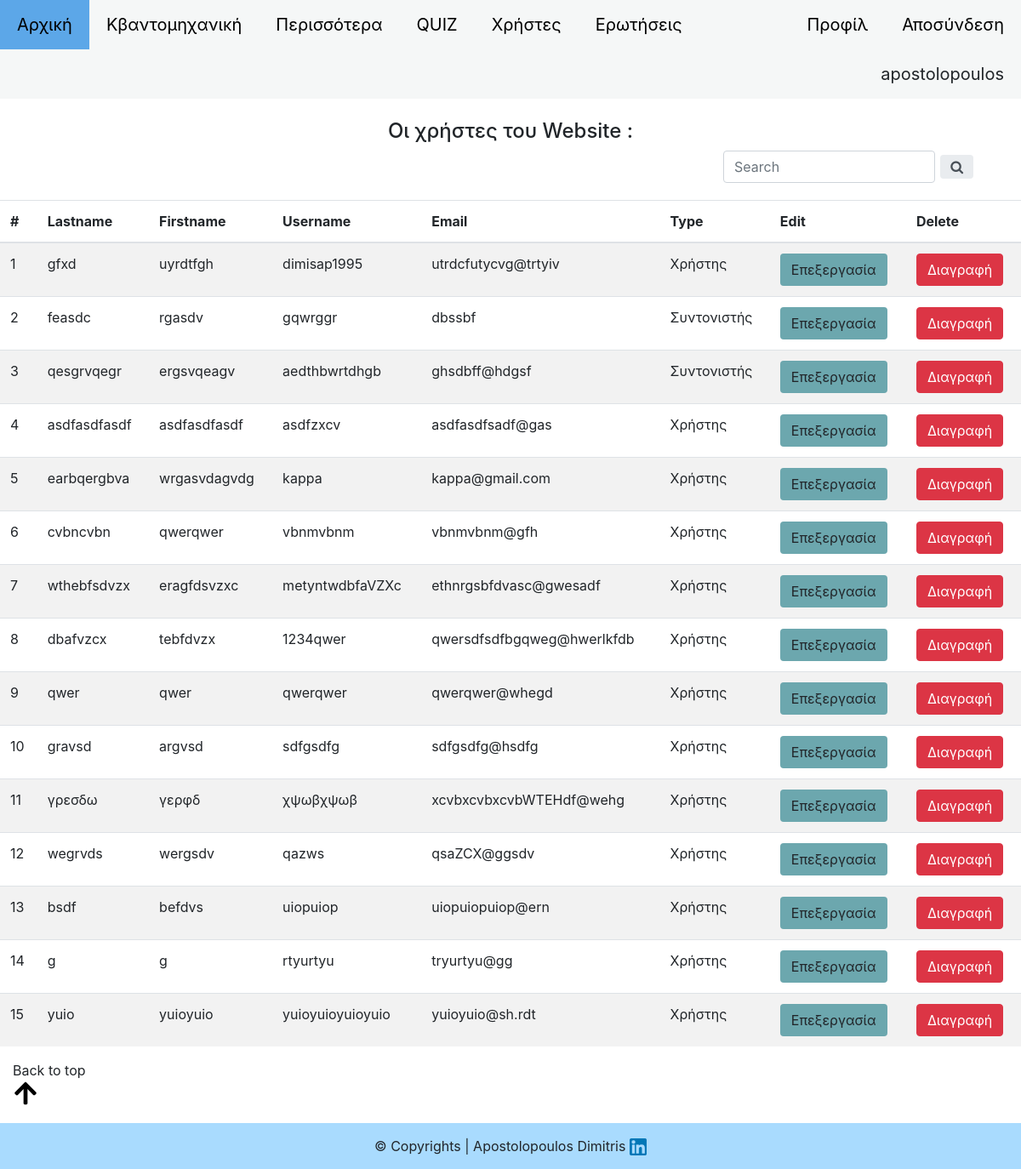
The app's page /administrator.php (signed in) with its own data.
### tables this page shows
CREATE TABLE `appusers` (
  `id` int(11) NOT NULL,
  `email` text NOT NULL,
  `firstname` text NOT NULL,
  `lastname` text NOT NULL,
  `birthdate` date NOT NULL,
  `gender` varchar(15) NOT NULL,
  `username` varchar(50) NOT NULL,
  `password` varchar(50) NOT NULL,
  `type` int(11) NOT NULL
);

### administrator.php (the view, shortened to what this page needs)
<?php
  include_once 'dbentry.php';
  $counter = 0;
  if(isset($_SESSION['username'])){
    $sql = "SELECT * FROM `appusers`";
    $result = mysqli_query($conn,$sql);
}
?>
<!DOCTYPE html>
<html lang="en">
<head>
    <link rel="stylesheet" href="styles.css">
    <link rel="stylesheet" href="https://stackpath.bootstrapcdn.com/bootstrap/4.4.1/css/bootstrap.min.css">
    <link rel="stylesheet" href="https://cdnjs.cloudflare.com/ajax/libs/font-awesome/4.7.0/css/font-awesome.min.css">
</head>
<body>
<?php if(isset($_SESSION['username']) && $_SESSION['type'] == 3):?>
    <div class="topnav" id="myTopnav">
        <a href="indexlogged.php">Αρχική</a>
        <a href="basicslogged.php">Κβαντομηχανική</a>
        <a href="morelogged.php">Περισσότερα</a>
        <a href="choosecat.php">QUIZ</a>
        <?php if($_SESSION['type'] == 3):?>
        <a href="administrator.php">Χρήστες</a>
        <?php endif; ?>
        <?php if($_SESSION['type'] == 3 ||$_SESSION['type'] == 2 ):?>
        <a href="questions.php">Ερωτήσεις</a>
        <?php endif; ?>
        <a href="logout.php"style="float:right;">Αποσύνδεση</a>
        <a href="profile.php" style="float:right;">Προφίλ</a>
        <a style="float:right; "onMouseOver="this.style.backgroundColor='#F5F7F7'"><?php echo $_SESSION['username']?> </a>
    </div><br>
    <h4 style = "text-align:center;">Οι χρήστες του Website :</h4>
    <form method="post" >
      <div style="float:right;margin-right:50px; margin-bottom:20px; width:300px;"class="input-group rounded">
       <input  type="search" name = "searching" class="form-control rounded" placeholder="Search" aria-label="Search"
        aria-describedby="search-addon" />
      <button type="submit" name="search" id="search"><span class="input-group-text border-0" id="search-addon">
      <i class="fa fa-search"></i>
      </span>
    </button>
    </form>
    <br>
       <table class="table table-striped">
 <thead>
   <tr>
     <th scope="col">#</th>
     <th scope="col">Lastname</th>
     <th scope="col">Firstname</th>
     <th scope="col">Username</th>
     <th scope="col">Email</th>
     <th scope="col">Type</th>
     <th scope="col">Edit</th>
     <th scope="col">Delete</th>
   </tr>
 </thead>
 <tbody>
 <?php
              while($row = mysqli_fetch_array($result)){
                   if($row['type'] !=3){
                    $counter ++;
            ?>
           <tr>
               <td><?php echo $counter;?>
               <td><?php echo $row['lastname'];?></td>
               <td><?php echo $row['firstname'];?></td>
               <td><?php echo $row['username'];?></td>
               <td><?php echo $row['email'];?></td>
               <td><?php if($row['type'] == 1){
                          echo "Χρήστης";
                 }else{ echo "Συντονιστής"; }
                 ?></td>
               <td><a href = "edit_user.php?id=<?php echo $row['id']?>"><button type="submit" name = "edit"  class="btn" style="background-color:#6CA7AE;">Επεξεργασία</button></a></td>
               <td><button type="submit" name = "delete" onClick = "deleteme(<?php echo $row['id']?>)" class="btn btn-danger">Διαγραφή</button></td>
           </tr>
           <?php
                   }
               }
            ?>
 </tbody>
</table>
    <?php if($counter>11): ?>
      <div style="margin-left:15px;">
        <p style="margin-bottom:0px;">Back to top</p>
        <a href="#myTopnav" ><img id="arrowup" src="media/arrowup.svg" alt="arrowup"></a>
      </div>
    <?php endif; ?>
      <div class="footer">
        <p id="footerpar"> &copy; Copyrights | Apostolopoulos Dimitris <a href="https://www.linkedin.com/in/dimitris-apostolopoulos-9847a1172/" target="_blank"> <img src="media/linkedin.png" alt="LinkedIn Profile" id="linkedin"></a> </p>
    </div>
    <?php endif; ?>
</body>
</html>

### styles.css (style rules this page uses)
* { box-sizing: border-box; }
body { padding:0px; margin:0px; font-family:Arial, Helvetica, sans-serif; }
#footerpar { text-align:center; margin:0px; margin-top:20px; background-color:#A9DBFE; padding:15px; }
#linkedin { width:20px; height:20px; }
.topnav { background-color: #F5F7F7; overflow: hidden; }
.topnav a { float: left; display: block; color: black; text-align: center; padding: 14px 20px; text-decoration: none; font-size: 20px; }
#arrowup { width:30px; height:30px; }
html { scroll-behavior: smooth; }

### administrator.php (style rules this page uses)
#search { background:none; border-style:none; }

### records on screen
appusers: lastname "gfxd", firstname "uyrdtfgh", username "dimisap1995", email "utrdcfutycvg@trtyiv", type "Χρήστης"
appusers: lastname "feasdc", firstname "rgasdv", username "gqwrggr", email "dbssbf", type "Συντονιστής"
appusers: lastname "qesgrvqegr", firstname "ergsvqeagv", username "aedthbwrtdhgb", email "ghsdbff@hdgsf", type "Συντονιστής"
appusers: lastname "asdfasdfasdf", firstname "asdfasdfasdf", username "asdfzxcv", email "asdfasdfsadf@gas", type "Χρήστης"
appusers: lastname "earbqergbva", firstname "wrgasvdagvdg", username "kappa", email "kappa@gmail.com", type "Χρήστης"
appusers: lastname "cvbncvbn", firstname "qwerqwer", username "vbnmvbnm", email "vbnmvbnm@gfh", type "Χρήστης"
appusers: lastname "wthebfsdvzx", firstname "eragfdsvzxc", username "metyntwdbfaVZXc", email "ethnrgsbfdvasc@gwesadf", type "Χρήστης"
appusers: lastname "dbafvzcx", firstname "tebfdvzx", username "1234qwer", email "qwersdfsdfbgqweg@hwerlkfdb", type "Χρήστης"
appusers: lastname "qwer", firstname "qwer", username "qwerqwer", email "qwerqwer@whegd", type "Χρήστης"
appusers: lastname "gravsd", firstname "argvsd", username "sdfgsdfg", email "sdfgsdfg@hsdfg", type "Χρήστης"
appusers: lastname "γρεσδω", firstname "γερφδ", username "χψωβχψωβ", email "xcvbxcvbxcvbWTEHdf@wehg", type "Χρήστης"
appusers: lastname "wegrvds", firstname "wergsdv", username "qazws", email "qsaZCX@ggsdv", type "Χρήστης"
appusers: lastname "bsdf", firstname "befdvs", username "uiopuiop", email "uiopuiopuiop@ern", type "Χρήστης"
appusers: lastname "g", firstname "g", username "rtyurtyu", email "tryurtyu@gg", type "Χρήστης"
appusers: lastname "yuio", firstname "yuioyuio", username "yuioyuioyuioyuio", email "yuioyuio@sh.rdt", type "Χρήστης"

### other values on screen
$_SESSION['username'] "apostolopoulos"
